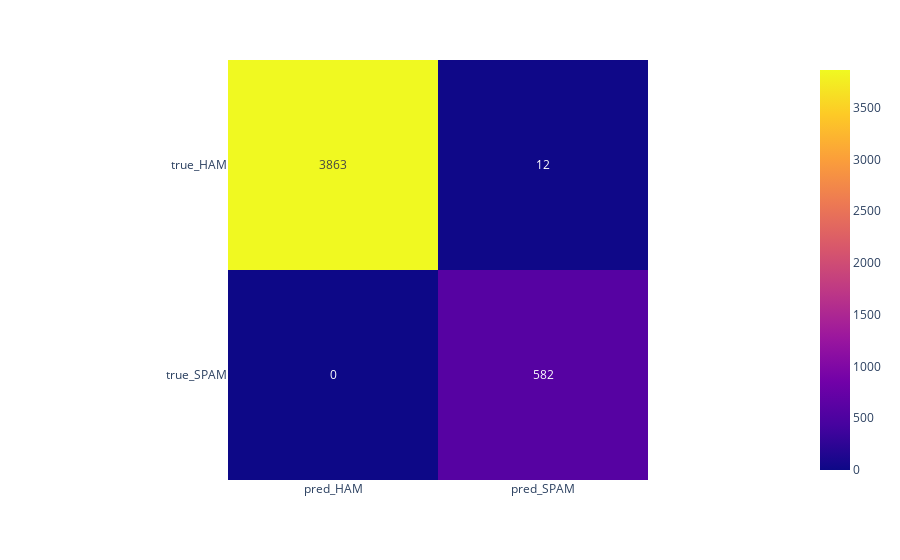

This figure's notebook cell:
### Markdown cell above
##### Metrics & matrices

First on training:

### Code cell
true_labels = worst_predictions_train['True_Label']
predicted_labels = np.round(worst_predictions_train['Predicted'])
print(classification_report(true_labels, predicted_labels))

confusion_train = pd.DataFrame(confusion_matrix(predicted_labels, true_labels),
             columns=["pred_HAM","pred_SPAM"], index=["true_HAM","true_SPAM"])
px.imshow(confusion_train, text_auto=True)

### Figure 1 — Plotly figure (JSON) as saved in the notebook; plotly's stock layout.template omitted (floating-point values rounded to 4 significant figures)
{"data": [{"coloraxis": "coloraxis", "hovertemplate": "x: %{x}<br>y: %{y}<br>color: %{z}<extra></extra>", "name": "0", "texttemplate": "%{z}", "type": "heatmap", "x": ["pred_HAM", "pred_SPAM"], "xaxis": "x", "y": ["true_HAM", "true_SPAM"], "yaxis": "y", "z": [[3863, 12], [0, 582]]}], "layout": {"coloraxis": {"colorscale": [[0, "#0d0887"], [0.1111, "#46039f"], [0.2222, "#7201a8"], [0.3333, "#9c179e"], [0.4444, "#bd3786"], [0.5556, "#d8576b"], [0.6667, "#ed7953"], [0.7778, "#fb9f3a"], [0.8889, "#fdca26"], [1, "#f0f921"]]}, "margin": {"t": 60}, "xaxis": {"anchor": "y", "constrain": "domain", "domain": [0, 1], "scaleanchor": "y"}, "yaxis": {"anchor": "x", "autorange": "reversed", "constrain": "domain", "domain": [0, 1]}}}
